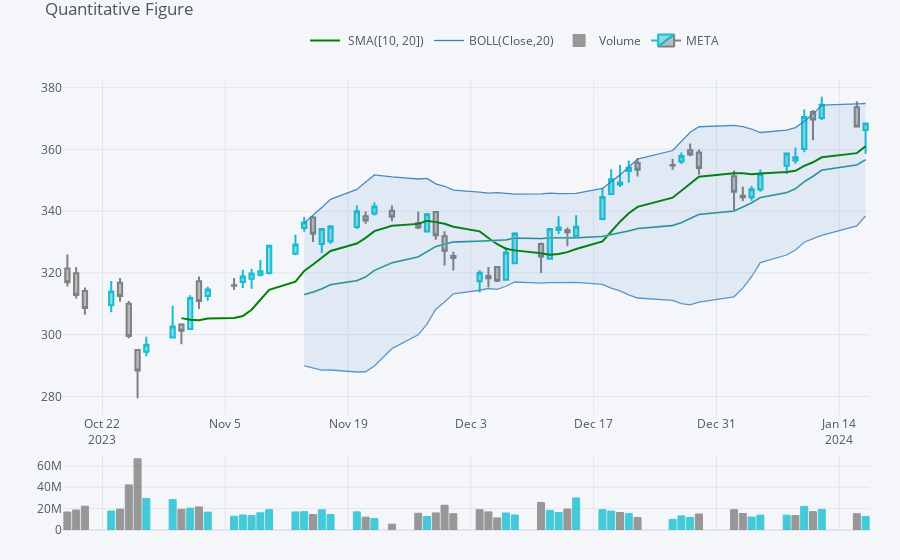

This figure's notebook cell:
### Code cell
# Create a Quantitative Figure (QuantFig) for the META stock data
qf = cf.QuantFig(stock_data, title='Quantitative Figure', legend='top', name=ticker.value)
qf.add_sma([10, 20], width=2, color=['green', 'lightgreen'], legendgroup=True)
qf.add_bollinger_bands()
qf.add_volume()
qf.iplot()
